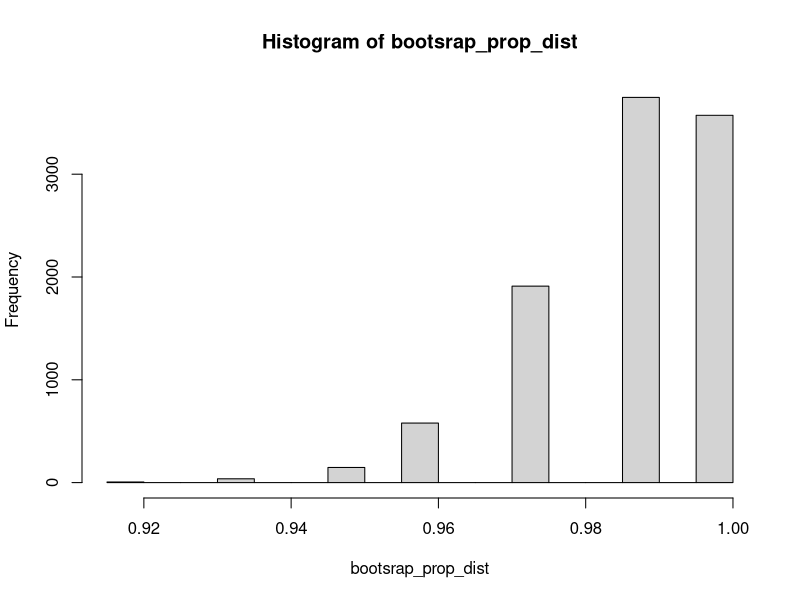
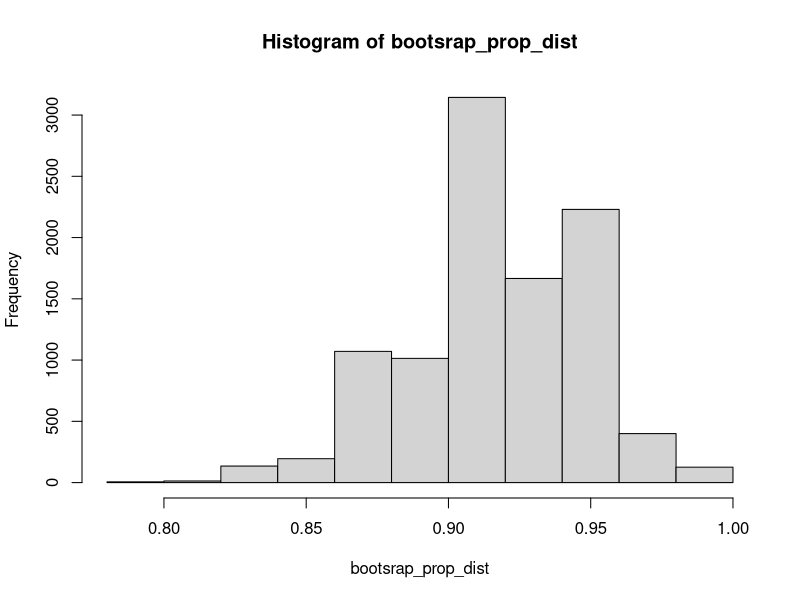
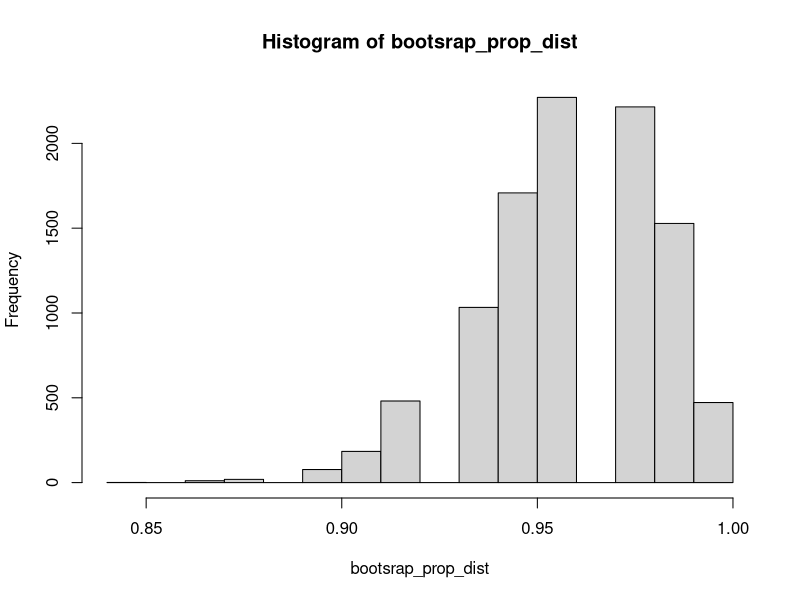
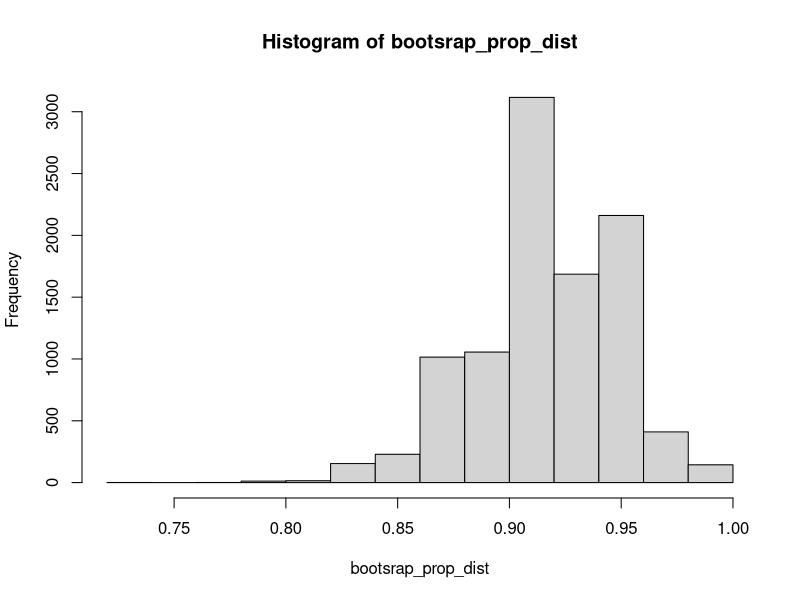

Source code (R) for these figures, in order:
proportionfun <- function(raw_sample){
  sum(raw_sample)/length(raw_sample)
}

bootstrapfun <- function(raw_sample, sampling_frequency, confidence){
  bootsrap_distribution <- lapply(1:sampling_frequency, function(i) 
    sample(raw_sample, replace = T))
  bootsrap_prop_dist <- sapply(bootsrap_distribution, proportionfun)
  bootstrap_std <- sqrt(var(bootsrap_prop_dist))
  hist(bootsrap_prop_dist)
  bootstrap_std <- sqrt(var(bootsrap_prop_dist))
  bootstrap_mean <- mean(bootsrap_prop_dist)
  error <- qnorm(confidence)*bootstrap_std/sqrt(sampling_frequency)
  left <- bootstrap_mean-error
  right <- bootstrap_mean+error
  return(list(left,right))
}

singleProportionFun <- function(nh,p,n,test){
  z <- (p - nh)/sqrt(nh*(1-nh)/n)
  if (test == "one_tail") return (pnorm(z))
  if (test == "two_tail") return (2*pnorm(z))
}

diffProportionFun <- function(x1,x2,x3,x4,test){
  p_hat <- (x1+x2)/(x1+x2+x3+x4)
  p1 <- x1/(x1+x3)
  p2 <- x2/(x2+x4)
  z <- (p1 - p2)/sqrt(p_hat*(1-p_hat)/(x1+x3) + p_hat*(1-p_hat)/(x2+x4))
  if (test == "one_tail") return (pnorm(z))
  if (test == "two_tail") return (2*pnorm(z))
}

associationTestFun <- function(dataList,n){
  expectedList <- list()
  chi <- 0
  i <- 1
  while(i < length(dataList)+1){
    rowTotal <- sum(dataList[[i]]) 
    j <- 1
    l <- list()
    while(j < (length(dataList[[i]])+1)){
      colTotal <- 0
      m <- 1
      while(m < length(dataList)+1){
        colTotal <- colTotal + dataList[[m]][j]
        m <- m + 1
      }
      expected <- rowTotal*colTotal/n
      x <- (dataList[[i]][j] - expected)**2/expected
      chi <- chi + x
      l[[j]] <- expected
      j <- j + 1
    }
    expectedList[[i]] <- l
    i <- i + 1
  }
  df <- (length(dataList)-1)*(length(dataList[[1]])-1)
  print(chi)
  print(expectedList)
  return (1 - pchisq(chi,df))
}


df <- read.csv("dataset/data.csv")
col_names <- t(t(colnames(df)))

###########################################################################

# Most of the people have heard of mobile banking applications
x <- 0 + (df$Have.you.heard.of.banking.mobile.apps.before.==" Yes")
bootstrapfun(c(x),10000,0.95)

###########################################################################

# Most of the people have earlier used banking mobile apps.
people_earlier_used_banking_app <- nrow(df[(df$Have.you.earlier.used.banking.mobile.apps.before.==" Yes"),])
people_earlier_not_used_banking_app <- nrow(df[(df$Have.you.earlier.used.banking.mobile.apps.before.==" No"),])
tot <- people_earlier_used_banking_app + people_earlier_not_used_banking_app
singleProportionFun(0.5,people_earlier_not_used_banking_app/tot,tot,"one_tail")

# Most of the males have have earlier used banking mobile apps.
males_used_mobile_banking_apps <- nrow(df[(df$gender ==" Male")  & (df$Have.you.earlier.used.banking.mobile.apps.before.==" Yes"),])
males_not_used_mobile_banking_apps <- nrow(df[(df$gender ==" Male")  & (df$Have.you.earlier.used.banking.mobile.apps.before.==" No"),])
females_used_mobile_banking_apps <- nrow(df[(df$gender ==" Female")  & (df$Have.you.earlier.used.banking.mobile.apps.before.==" Yes"),])
females_not_used_mobile_banking_apps <- nrow(df[(df$gender==" Female")  & (df$Have.you.earlier.used.banking.mobile.apps.before.==" No"),])
#diffProportionFun(males_used_mobile_banking_apps,
#                  females_used_mobile_banking_apps,
#                  males_not_used_mobile_banking_apps,
#                  females_not_used_mobile_banking_apps,
#                  "one_tail")

# Majority of private sector employees have earlier used banking mobile apps.
private_sector_employees_used_mobile_banking_apps <- nrow(df[(df$occupation =="  Private Sector")  & (df$Have.you.earlier.used.banking.mobile.apps.before.==" Yes"),])
private_sector_employees_not_used_mobile_banking_apps <- nrow(df[(df$occupation =="  Private Sector")  & (df$Have.you.earlier.used.banking.mobile.apps.before.==" No"),])
rest_of_employees_used_mobile_banking_apps <- nrow(df[(df$occupation !="  Private Sector")  & (df$Have.you.earlier.used.banking.mobile.apps.before.==" Yes"),])
rest_of_employees_not_used_mobile_banking_apps <- nrow(df[(df$occupation !="  Private Sector")  & (df$Have.you.earlier.used.banking.mobile.apps.before.==" No"),])
#diffProportionFun(private_sector_employees_used_mobile_banking_apps,
#                  rest_of_employees_used_mobile_banking_apps,
#                  private_sector_employees_not_used_mobile_banking_apps,
#                  rest_of_employees_not_used_mobile_banking_apps,
#                  "one_tail")

#Association between earlier usage of banking mobile apps and education level
degree_people_earlier_used_banking_app <- nrow(df[(df$educational_qualification==" Degree") & (df$Have.you.earlier.used.banking.mobile.apps.before.==" Yes"),])
degree_people_earlier_not_used_banking_app <- nrow(df[(df$educational_qualification==" Degree") & (df$Have.you.earlier.used.banking.mobile.apps.before.==" No"),])
diploma_people_earlier_used_banking_app <- nrow(df[(df$educational_qualification==" Diploma") & (df$Have.you.earlier.used.banking.mobile.apps.before.==" Yes"),])
diploma_people_earlier_not_used_banking_app <- nrow(df[(df$educational_qualification==" Diploma") & (df$Have.you.earlier.used.banking.mobile.apps.before.==" No"),])
al_people_earlier_used_banking_app <- nrow(df[(df$educational_qualification=="  A/L") & (df$Have.you.earlier.used.banking.mobile.apps.before.==" Yes"),])
al_people_earlier_not_used_banking_app <- nrow(df[(df$educational_qualification=="  A/L") & (df$Have.you.earlier.used.banking.mobile.apps.before.==" No"),])
data <- list(c(degree_people_earlier_used_banking_app,
               diploma_people_earlier_used_banking_app,
               al_people_earlier_used_banking_app),
             c(degree_people_earlier_not_used_banking_app,
               diploma_people_earlier_not_used_banking_app,
               al_people_earlier_not_used_banking_app))

associationTestFun(data,73) 

#Association between earlier usage of banking mobile apps and gender
males_earlier_used_banking_app <- nrow(df[(df$gender==" Male") & (df$Have.you.earlier.used.banking.mobile.apps.before.==" Yes"),])
males_earlier_not_used_banking_app <- nrow(df[(df$gender==" Male") & (df$Have.you.earlier.used.banking.mobile.apps.before.==" No"),])
females_earlier_used_banking_app <- nrow(df[(df$gender==" Female") & (df$Have.you.earlier.used.banking.mobile.apps.before.==" Yes"),])
females_earlier_not_used_banking_app <- nrow(df[(df$gender==" Female") & (df$Have.you.earlier.used.banking.mobile.apps.before.==" No"),])
data <- list(c(males_earlier_used_banking_app,
               females_earlier_used_banking_app),
             c(males_earlier_not_used_banking_app,
               females_earlier_not_used_banking_app))

associationTestFun(data,73) 

###########################################################################

#Most of the people think Mobile Apps would help you to make your bank processes comfortable
x <- 0 + (df$Do.you.think..Banking.Mobile.Apps.would.help.you.to.make.your.bank.processes.comfortable.==" Yes")
bootstrapfun(c(x),10000,0.95)

###########################################################################

#Most of the people use smart phone
x <- 0 + (df$Do.you.own.a.smart.phone.==" Yes")
bootstrapfun(c(x),10000,0.95)

###########################################################################

#Most of the people could install a mobile banking app and use it for your banking processes
x <- 0 + (df$Do.you.think.you.could.install.a.mobile.banking.app.and.use.it.for.your.banking.processes.==" Yes")
bootstrapfun(c(x),10000,0.95)


